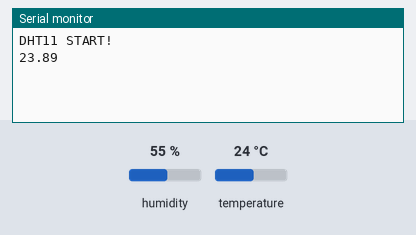
A sketch run on a simulated Arduino Uno, built with avr-gcc and run on an emulated ATmega328P. On the bench: the last lines printed to the serial monitor. The test bench sets the inputs (shaded band); at power-on: humidity 55 %, temperature 24 °C.

Above: at 18.0 s.
18.1 s: humidity set to 22 %
At 21.2 s:
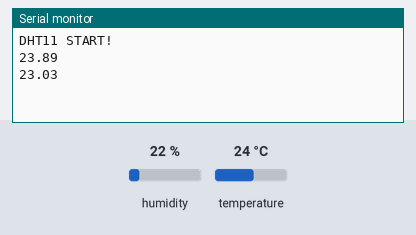
33.1 s: temperature set to 12 °C
At 40.5 s:
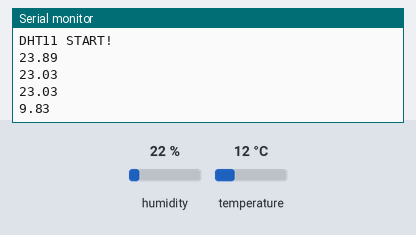
48.1 s: humidity set to 40 %
At 51.4 s:
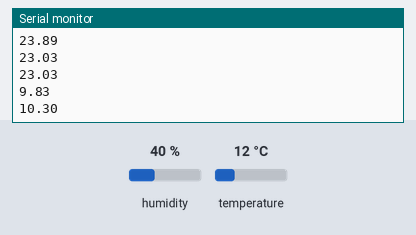
Timing chart, 0 to 52.9 s (numbered marks = the images above; inputs shaded):
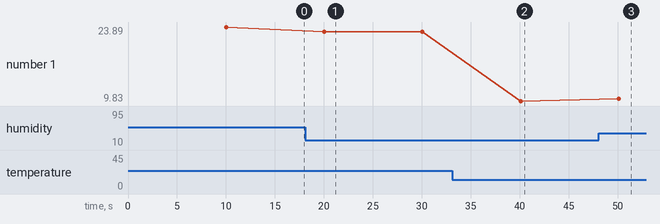

Measured:
- after the input at 18.1 s, the serial monitor: prints a new line after 1.9 s (image 1)
- after the input at 33.1 s, the serial monitor: prints a new line after 7.0 s (image 2)
- after the input at 48.1 s, the serial monitor: prints a new line after 2.0 s (image 3)
- plotted number 1: 23.89 → 23.03 after the input at 18.1 s, 23.03 → 9.83 after the input at 33.1 s, 9.83 → 10.3 after the input at 48.1 s

The sketch:

main.ino
```cpp
#include "DHT.h"

#define DHTPIN 2
#define DHTTYPE DHT11
DHT dht(DHTPIN, DHTTYPE);

void setup() {
  Serial.begin(9600);
  Serial.println(F("DHT11 START!"));

  dht.begin();
}

void loop() {
  delay(10000);

  float h = dht.readHumidity();
  float t = dht.readTemperature();

  if (isnan(h) || isnan(t) ) {
    Serial.println(F("Failed to read from DHT sensor!"));
    return;
  }

  float hic = dht.computeHeatIndex(t, h, false);

  Serial.println(hic);
}
```
